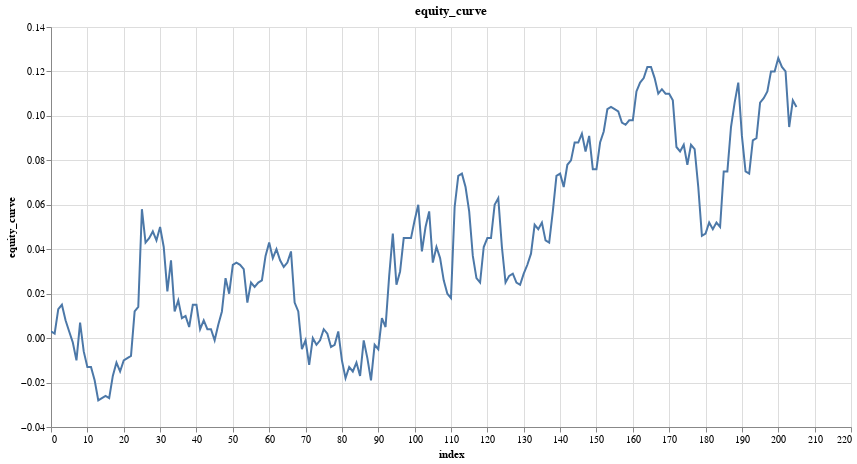

Notebook code for this chart:
### Code cell
research.plot_column(model_trades, 'equity_curve')

### Figure 1 — Vega specification as saved in the notebook (floating-point values rounded to 4 significant figures; data arrays with more than 128 entries replaced by an {"elided": "..."} marker saying what was removed)
{"$schema": "https://vega.github.io/schema/vega/v5.json", "data": [{"name": "param_18_store"}, {"name": "source_0", "values": {"elided": "206 records"}}, {"name": "source_0_x_domain_index", "values": [{"min": 0, "max": 205}]}, {"name": "source_0_y_domain_equity_curve", "values": [{"min": -0.028, "max": 0.126}]}], "signals": [{"name": "unit", "value": {}, "on": [{"events": "pointermove", "update": "isTuple(group()) ? group() : unit"}]}, {"name": "param_18", "update": "vlSelectionResolve(\"param_18_store\", \"union\")"}, {"name": "param_18_index", "on": [{"events": [{"source": "view", "type": "dblclick"}], "update": "null"}, {"events": {"signal": "param_18_translate_delta"}, "update": "panLinear(param_18_translate_anchor.extent_x, -param_18_translate_delta.x / width)"}, {"events": {"signal": "param_18_zoom_delta"}, "update": "zoomLinear(domain(\"x\"), param_18_zoom_anchor.x, param_18_zoom_delta)"}]}, {"name": "param_18_equity_curve", "on": [{"events": [{"source": "view", "type": "dblclick"}], "update": "null"}, {"events": {"signal": "param_18_translate_delta"}, "update": "panLinear(param_18_translate_anchor.extent_y, param_18_translate_delta.y / height)"}, {"events": {"signal": "param_18_zoom_delta"}, "update": "zoomLinear(domain(\"y\"), param_18_zoom_anchor.y, param_18_zoom_delta)"}]}, {"name": "param_18_tuple", "on": [{"events": [{"signal": "param_18_index || param_18_equity_curve"}], "update": "param_18_index && param_18_equity_curve ? {unit: \"\", fields: param_18_tuple_fields, values: [param_18_index,param_18_equity_curve]} : null"}]}, {"name": "param_18_tuple_fields", "value": [{"field": "index", "channel": "x", "type": "R"}, {"field": "equity_curve", "channel": "y", "type": "R"}]}, {"name": "param_18_translate_anchor", "value": {}, "on": [{"events": [{"source": "scope", "type": "pointerdown"}], "update": "{x: x(unit), y: y(unit), extent_x: domain(\"x\"), extent_y: domain(\"y\")}"}]}, {"name": "param_18_translate_delta", "value": {}, "on": [{"events": [{"source": "window", "between": [{"source": "scope", "type": "pointerdown"}, {"source": "window", "type": "pointerup"}], "consume": true, "type": "pointermove"}], "update": "{x: param_18_translate_anchor.x - x(unit), y: param_18_translate_anchor.y - y(unit)}"}]}, {"name": "param_18_zoom_anchor", "on": [{"events": [{"source": "scope", "type": "wheel", "consume": true}], "update": "{x: invert(\"x\", x(unit)), y: invert(\"y\", y(unit))}"}]}, {"name": "param_18_zoom_delta", "on": [{"events": [{"source": "scope", "type": "wheel", "consume": true}], "update": "pow(1.001, event.deltaY * pow(16, event.deltaMode))", "force": true}]}, {"name": "param_18_modify", "on": [{"events": {"signal": "param_18_tuple"}, "update": "modify(\"param_18_store\", param_18_tuple, true)"}]}], "marks": [{"type": "line", "name": "marks", "from": {"data": "source_0"}, "sort": {"field": "x"}, "encode": {"update": {"y": {"field": "equity_curve", "scale": "y"}, "tooltip": {"signal": "{\"index\": format(datum[\"index\"], \"\"), \"equity_curve\": format(datum[\"equity_curve\"], \"\")}"}, "stroke": {"value": "#4c78a8"}, "x": {"field": "index", "scale": "x"}, "defined": {"signal": "isValid(datum[\"index\"]) && isFinite(+datum[\"index\"]) && isValid(datum[\"equity_curve\"]) && isFinite(+datum[\"equity_curve\"])"}}}, "style": ["line"], "interactive": true, "clip": true}], "scales": [{"name": "x", "type": "linear", "domain": [{"signal": "(data(\"source_0_x_domain_index\")[0] || {}).min"}, {"signal": "(data(\"source_0_x_domain_index\")[0] || {}).max"}], "range": [0, {"signal": "width"}], "nice": true, "zero": false, "domainRaw": {"signal": "param_18[\"index\"]"}}, {"name": "y", "type": "linear", "domain": [{"signal": "(data(\"source_0_y_domain_equity_curve\")[0] || {}).min"}, {"signal": "(data(\"source_0_y_domain_equity_curve\")[0] || {}).max"}], "range": [{"signal": "height"}, 0], "domainRaw": {"signal": "param_18[\"equity_curve\"]"}, "nice": true, "zero": true}], "axes": [{"scale": "x", "labels": false, "ticks": false, "tickCount": {"signal": "ceil(width/40)"}, "minExtent": 0, "zindex": 0, "maxExtent": 0, "gridScale": "y", "orient": "bottom", "domain": false, "aria": false, "grid": true}, {"scale": "y", "aria": false, "zindex": 0, "domain": false, "labels": false, "orient": "left", "gridScale": "x", "tickCount": {"signal": "ceil(height/40)"}, "grid": true, "ticks": false, "maxExtent": 0, "minExtent": 0}, {"scale": "x", "grid": false, "orient": "bottom", "labelFlush": true, "zindex": 0, "tickCount": {"signal": "ceil(width/40)"}, "labelOverlap": true, "title": "index"}, {"scale": "y", "orient": "left", "grid": false, "labelOverlap": true, "zindex": 0, "tickCount": {"signal": "ceil(height/40)"}, "title": "equity_curve"}], "title": {"text": "equity_curve", "frame": "group"}, "width": 800, "padding": 5, "style": "cell", "height": 400, "background": "white"}
